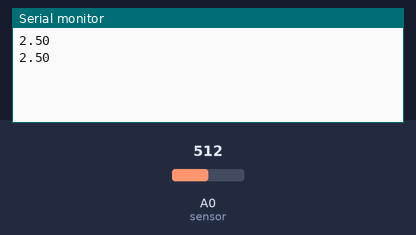
Recording of a sketch running on a simulated Arduino Uno, built with avr-gcc and run on an emulated ATmega328P. On the bench: the last lines printed to the serial monitor. The test bench sets the inputs (shaded band); at power-on: A0 (sensor) = 512.

Above: at 1.8 s.
1.9 s: A0 (sensor) set to 716
At 2.3 s:
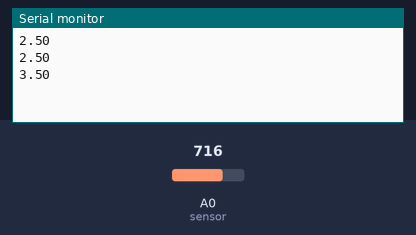
3.4 s: A0 (sensor) set to 900
At 4.8 s:
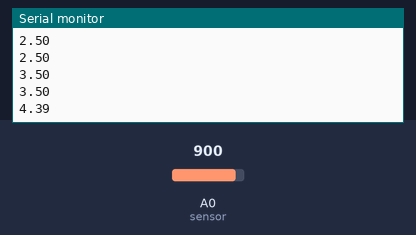
Timing chart, 0 to 6.4 s (numbered marks = the images above; inputs shaded):
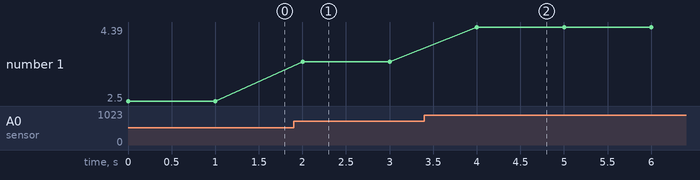

Measured:
- after the input at 1.9 s, the serial monitor: prints a new line after 0.10 s (image 1)
- after the input at 3.4 s, the serial monitor: prints a new line after 0.60 s (image 2)
- plotted number 1: 2.5 → 3.5 after the input at 1.9 s, 3.5 → 4.39 after the input at 3.4 s

The sketch:

distance.ino
```cpp
#define sensor A0 // Sharp IR GP2Y0A41SK0F (4-30cm, analog)

void setup() {
  Serial.begin(9600); // start the serial port
}

void loop() {

  // 5v
 /* float volts = analogRead(sensor)*0.0048828125;  // value from sensor * (5/1024)
  int distance = 13*pow(volts, -1); // worked out from datasheet graph
  delay(1000); // slow down serial port

    Serial.println(distance);   // print the distance
*/
  float volts = analogRead(sensor)/204.8;
  Serial.println(volts);
  delay(1000);
}
```
